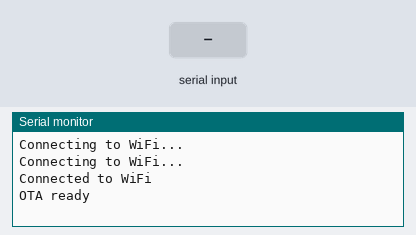
Recording of a sketch running on a simulated ESP32. Shown: the last lines printed to the serial monitor. The inputs (shaded band) are chosen by the test bench. WiFi joins after 1.5 s; servers stay silent unless stated.

Above: at 3.2 s.
3.3 s: "1" received over Serial
At 5.5 s:
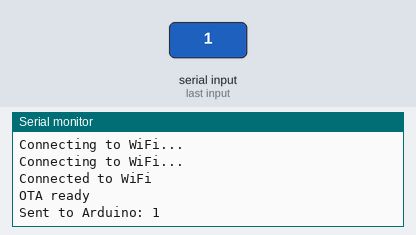
5.8 s: "1" received over the second serial link
At 7.7 s:
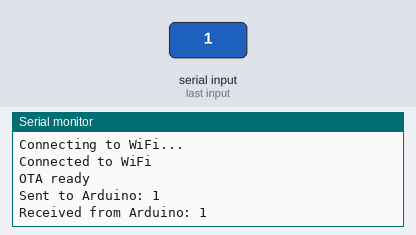
8.3 s: "0" received over Serial
At 9.7 s:
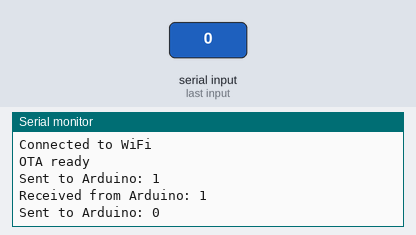
9.8 s: "0" received over the second serial link
At 11.9 s:
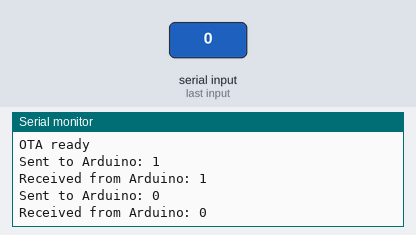

Measured:
- after the input at 3.3 s, the serial monitor: prints a new line after 1.0 s (image 1)
- after the input at 5.8 s, the serial monitor: prints a new line after 1.0 s (image 2)
- after the input at 8.3 s, the serial monitor: prints a new line after 1.0 s (image 3)
- after the input at 9.8 s, the serial monitor: prints a new line after 1.0 s (image 4)

The sketch:

Code_ESP32.ino
```cpp
#include <WiFi.h>
#include <WiFiUdp.h>
#include <ArduinoOTA.h>

const char* ssid = " faraj_xA";
const char* password = "sawqst231";

void setup() {
  Serial.begin(115200);
  WiFi.begin(ssid, password);

  while (WiFi.status() != WL_CONNECTED) {
    delay(1000);
    Serial.println("Connecting to WiFi...");
  }
  Serial.println("Connected to WiFi");

  ArduinoOTA.setHostname("esp32");

  ArduinoOTA.onStart([]() {
    String type;
    if (ArduinoOTA.getCommand() == U_FLASH) {
      type = "sketch";
    } else {
      type = "filesystem";
    }
    Serial.println("Start updating: " + type);
  });

  ArduinoOTA.onEnd([]() {
    Serial.println("\nUpdate complete");
  });

  ArduinoOTA.onProgress([](unsigned int progress, unsigned int total) {
    Serial.printf("Progress: %u%%\r", (progress / (total / 100)));
  });

  ArduinoOTA.onError([](ota_error_t error) {
    Serial.printf("Error [%u]: ", error);
    if (error == OTA_AUTH_ERROR) {
      Serial.println("Auth Failed");
    } else if (error == OTA_BEGIN_ERROR) {
      Serial.println("Begin Failed");
    } else if (error == OTA_CONNECT_ERROR) {
      Serial.println("Connect Failed");
    } else if (error == OTA_RECEIVE_ERROR) {
      Serial.println("Receive Failed");
    } else if (error == OTA_END_ERROR) {
      Serial.println("End Failed");
    }
  });

  ArduinoOTA.begin();
  Serial.println("OTA ready");


  Serial2.begin(9600);
}

void loop() {
  ArduinoOTA.handle();


  if (Serial2.available()) {
    String dataFromArduino = Serial2.readString();
    Serial.print("Received from Arduino: ");
    Serial.println(dataFromArduino);
  }


  if (Serial.available()) {
    String dataToArduino = Serial.readString();
    Serial2.print(dataToArduino);
    Serial.print("Sent to Arduino: ");
    Serial.println(dataToArduino);
  }


}
```
